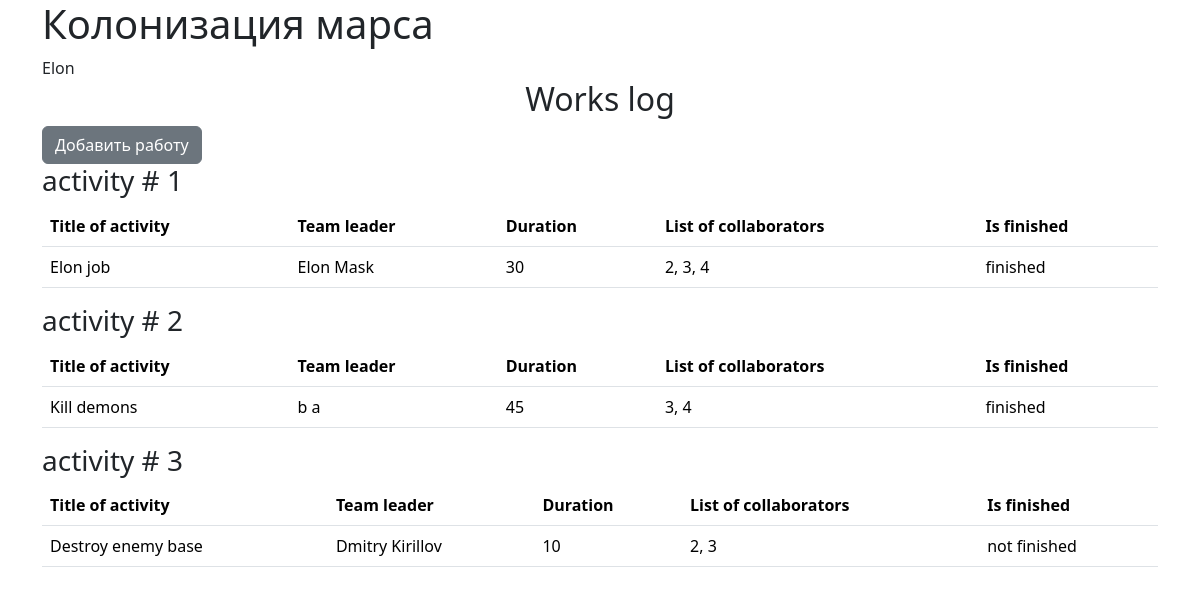
/ (signed in), run on the app's committed database.
### data/users.py (models this page shows, shortened)
class User(SqlAlchemyBase, UserMixin, SerializerMixin):
    __tablename__ = "users"
    id = sqlalchemy.Column(sqlalchemy.Integer,
                           primary_key=True, autoincrement=True)
    surname = sqlalchemy.Column(sqlalchemy.String)
    name = sqlalchemy.Column(sqlalchemy.String)
    age = sqlalchemy.Column(sqlalchemy.Integer)
    position = sqlalchemy.Column(sqlalchemy.String)
    speciality = sqlalchemy.Column(sqlalchemy.String)
    address = sqlalchemy.Column(sqlalchemy.String)
    email = sqlalchemy.Column(sqlalchemy.String, unique=True)
    hashed_password = sqlalchemy.Column(sqlalchemy.String)
    modified_date = sqlalchemy.Column(sqlalchemy.DateTime, default=datetime.datetime.now)

### data/jobs.py (models this page shows)
class Jobs(SqlAlchemyBase, SerializerMixin):
    __tablename__ = "jobs"
    id = sqlalchemy.Column(sqlalchemy.Integer,
                           primary_key=True, autoincrement=True)
    team_leader = sqlalchemy.Column(sqlalchemy.Integer, sqlalchemy.ForeignKey("users.id"))
    job = sqlalchemy.Column(sqlalchemy.String)
    work_size = sqlalchemy.Column(sqlalchemy.Integer)
    collaborators = sqlalchemy.Column(sqlalchemy.String)
    start_date = sqlalchemy.Column(sqlalchemy.DateTime, default=datetime.datetime.now)
    end_date = sqlalchemy.Column(sqlalchemy.DateTime, nullable=True)
    is_finished = sqlalchemy.Column(sqlalchemy.Boolean)

### main.py (the view)
@app.route("/")
def index():
    db_sess = db_session.create_session()
    param = {}
    param["activities"] = db_sess.query(Jobs).all()
    param["leaders"] = []
    for job in param["activities"]:
        leader = db_sess.query(User).get(job.team_leader)
        param["leaders"].append(f"{leader.name} {leader.surname}")
    param["current_user"] = current_user
    return flask.render_template('job-journal.html', **param)

### data/db_session.py (called while the page is built)
def create_session() -> Session:
    global __factory
    return __factory()

### main.py (called while the page is built)
@login_manager.user_loader
def load_user(user_id):
    db_sess = db_session.create_session()
    return db_sess.query(User).get(user_id)

### templates/job-journal.html (shortened to what this page needs)
{% extends 'base.html' %}
{% block content %}
  <h2 class="text-center">Works log</h2>
  {% if current_user.is_authenticated %}
    <a href="addjob" class="btn btn-secondary">Добавить работу</a>
  {% endif %}
  {% for job in activities %}
    <h3>activity # {{loop.index}}</h3>
    <table class="table">
      <thead>
        <tr>
          <th scope="col">Title of activity</th>
          <th scope="col">Team leader</th>
          <th scope="col">Duration</th>
          <th scope="col">List of collaborators</th>
          <th scope="col">Is finished</th>
        </tr>
      </thead>
      <tbody>
        <tr>
          <td>{{ job.job }}</td>
          <td>{{ leaders[loop.index0] }}</td>
          <td>{{ job.work_size }}</td>
          <td>{{ job.collaborators }}</td>
          <td>{% if job.is_finished %}finished{% else %}not finished{% endif %}</td>
        </tr>
      </tbody>
    </table>
  {% endfor %}
{% endblock %}

### templates/base.html (shortened to what this page needs)
<!DOCTYPE html>
<html lang="en">
<head>
  <link href="https://cdn.jsdelivr.net/npm/bootstrap@5.3.3/dist/css/bootstrap.min.css" rel="stylesheet">
</head>
<body>
  <div class="container">
    <h1>Колонизация марса</h1>
    {% if current_user.is_authenticated %}
      <a class="navbar-brand" href="/logout">{{ current_user.name }}</a>
    {% else %}
      <p>
        <a class="btn btn-primary " href="/register">Зарегистрироваться</a>
        <a class="btn btn-success" href="/login">Войти</a>
      </p>
    {% endif %}
    {% block content %}{% endblock %}
  </div>
</body>
</html>

### data on the page
User: name "Elon"
Jobs: job "Elon job", leaders "Elon Mask", work_size "30", collaborators "2, 3, 4", is_finished "finished"
Jobs: job "Kill demons", leaders "b a", work_size "45", collaborators "3, 4", is_finished "finished"
Jobs: job "Destroy enemy base", leaders "Dmitry Kirillov", work_size "10", collaborators "2, 3", is_finished "not finished"
